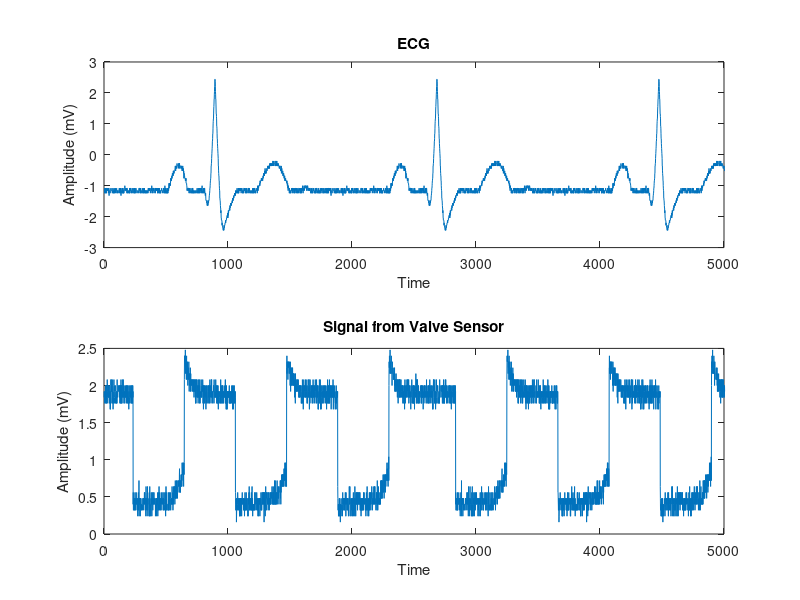

This figure's MATLAB source:
Valve = csvread('ValveSensor.csv');
ECG = csvread('ECG.csv');

subplot(2,1,1);
plot(ECG);
title("ECG"); ylabel("Amplitude (mV)"); xlabel("Time");
xlim([ 0 5000]);

subplot(2,1,2);
plot(Valve);
title("Signal from Valve Sensor"); ylabel("Amplitude (mV)"); xlabel("Time");
xlim([ 0 5000]);